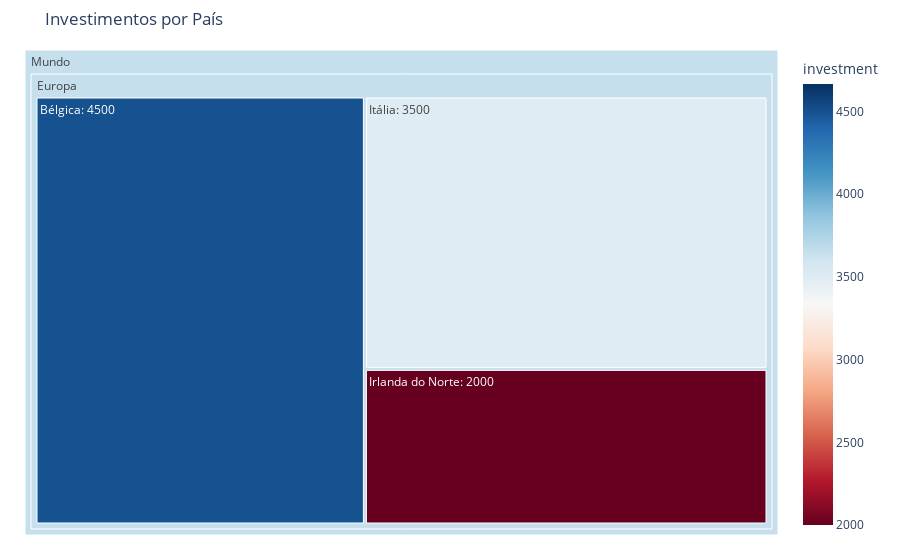

Write notebook code for a chart like this one.
### Code cell
data = {
    'country': ['Bélgica', 'Itália', 'Irlanda do Norte'],
    'investment': [4500, 3500, 2000],
}

df = pd.DataFrame(data)

# Adicionando informações do continente
df['continent'] = 'Europa'
df['iso_alpha'] = ['BEL', 'ITA', 'GBR']  # Códigos ISO como exemplo

# Gráfico de treemap focado em investimentos
fig = px.treemap(df, path=[px.Constant("Mundo"), 'continent', 'country'], 
                   values='investment', color='investment', 
                   hover_data=['iso_alpha'],
                   color_continuous_scale='RdBu',
                   color_continuous_midpoint=df['investment'].mean())

# Adiciona rótulos para mostrar o valor do investimento
fig.update_traces(texttemplate="%{label}: %{value}", textfont_size=12)

# Atualiza o layout para ter um aspecto quadrado
fig.update_layout(
    margin=dict(t=50, l=25, r=25, b=25),
    title='Investimentos por País',
)

fig.show()

### Figure 1 — Plotly figure (JSON) as saved in the notebook; plotly's stock layout.template omitted (floating-point values rounded to 4 significant figures)
{"data": [{"branchvalues": "total", "customdata": [["BEL", 4500], ["GBR", 2000], ["ITA", 3500], ["(?)", 3650], ["(?)", 3650]], "domain": {"x": [0, 1], "y": [0, 1]}, "hovertemplate": "labels=%{label}<br>investment_sum=%{value}<br>parent=%{parent}<br>id=%{id}<br>iso_alpha=%{customdata[0]}<br>investment=%{color}<extra></extra>", "ids": ["Mundo/Europa/Bélgica", "Mundo/Europa/Irlanda do Norte", "Mundo/Europa/Itália", "Mundo/Europa", "Mundo"], "labels": ["Bélgica", "Irlanda do Norte", "Itália", "Europa", "Mundo"], "marker": {"coloraxis": "coloraxis", "colors": [4500, 2000, 3500, 3650, 3650]}, "name": "", "parents": ["Mundo/Europa", "Mundo/Europa", "Mundo/Europa", "Mundo", ""], "textfont": {"size": 12}, "texttemplate": "%{label}: %{value}", "type": "treemap", "values": [4500, 2000, 3500, 10000, 10000]}], "layout": {"coloraxis": {"cmid": 3333.0, "colorbar": {"title": {"text": "investment"}}, "colorscale": [[0, "rgb(103,0,31)"], [0.1, "rgb(178,24,43)"], [0.2, "rgb(214,96,77)"], [0.3, "rgb(244,165,130)"], [0.4, "rgb(253,219,199)"], [0.5, "rgb(247,247,247)"], [0.6, "rgb(209,229,240)"], [0.7, "rgb(146,197,222)"], [0.8, "rgb(67,147,195)"], [0.9, "rgb(33,102,172)"], [1, "rgb(5,48,97)"]]}, "legend": {"tracegroupgap": 0}, "margin": {"b": 25, "l": 25, "r": 25, "t": 50}, "title": {"text": "Investimentos por País"}}}
